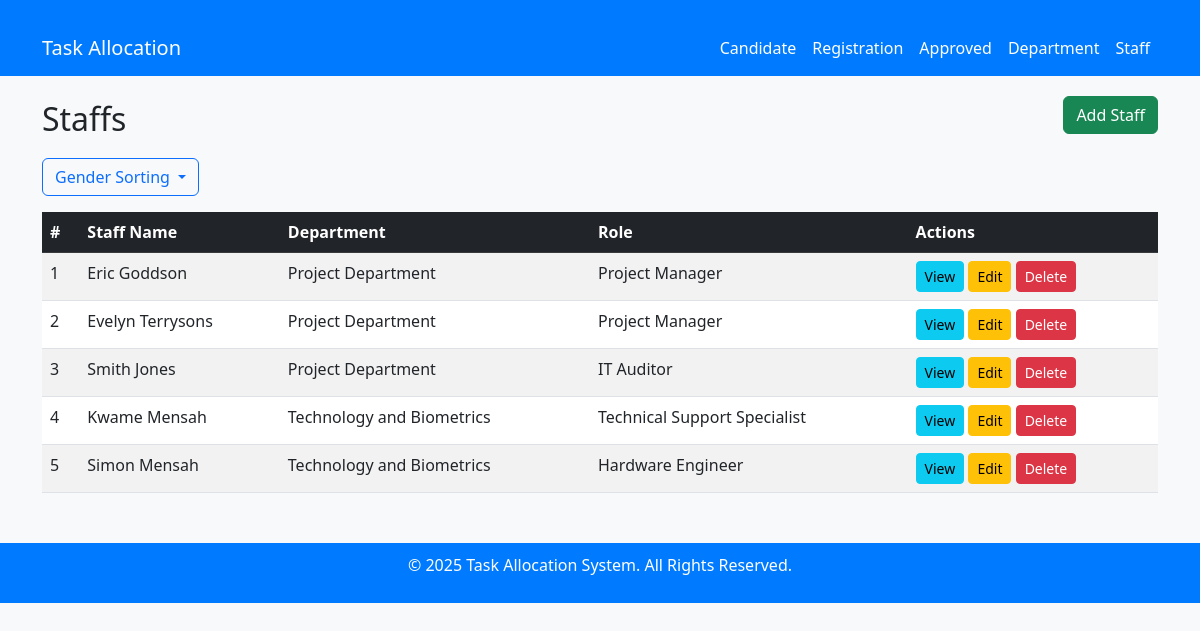
Before: /staff/ with the older database file.
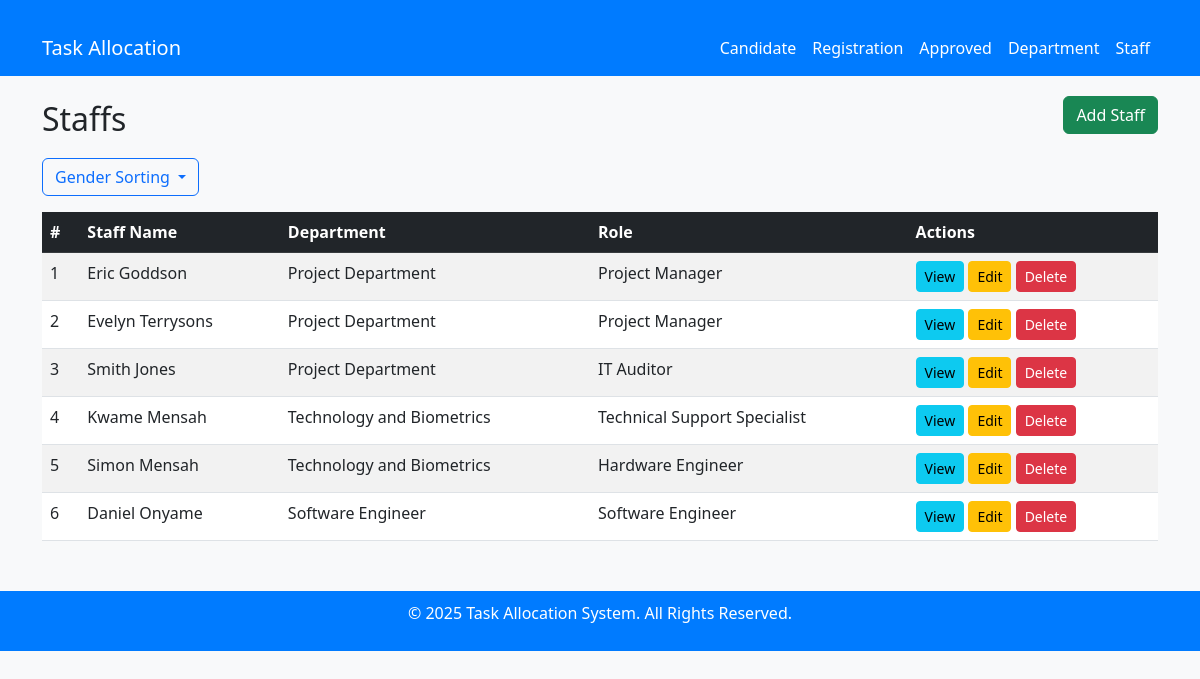
After: the same page with the newer database file.
### mainApp/models.py (models this page shows, shortened)
class Staff(models.Model):
    candidate = models.ForeignKey(Candidate, on_delete=models.CASCADE, related_name="candidate")
    departement = models.ForeignKey(Departement, on_delete=models.CASCADE, related_name='staff')
    dob = models.DateField()

class Candidate(models.Model):
    first_name = models.CharField(max_length=100)
    last_name = models.CharField(max_length=100)
    email = models.EmailField(unique=True)
    phone = models.CharField(max_length=20, blank=True, null=True)
    resume = models.FileField(upload_to="resumes/", blank=True, null=True)
    certificate = models.FileField(upload_to="certificates/", blank=True, null=True)
    GENDER_LIST = [
        ("Male" ,"Male"),
        ("Female" , "Female"),
    ]
    gender = models.CharField(max_length=50, choices=GENDER_LIST, default="Male")
    approval = models.CharField(max_length=20, default='not_approved')
    role = models.CharField(max_length=50, default='no_role')
    date_applied = models.DateTimeField(auto_now_add=True)

class Departement(models.Model):
    departement_name = models.CharField(max_length=255, blank=True, null=False)
    departement_phone = models.CharField(max_length=100, blank=True, null=True)
    departement_room_number = models.IntegerField()

### mainApp/views.py (the view)
# urls.py: path('staff/', views.staff_list, name='staff_list'),
def staff_list(request):
    staffs = Staff.objects.all()
    return render(request=request, template_name="task_allocation/staff/staff_list.html", context={'staffs': staffs})

### templates/task_allocation/staff/staff_list.html (shortened to what this page needs)
{% extends '../base.html' %} {% block title %}Staffs{% endblock %} {% block content %}
<div class="d-flex justify-content-between align-items-center">
  <h2>Staffs</h2>
  <a href="{% url 'add_staff' %}" class="btn btn-success mb-3">Add Staff</a>
</div>
<div class="dropdown open my-2">
  <a
    class="btn btn-outline-primary dropdown-toggle"
    type="button"
    id="triggerId"
    data-bs-toggle="dropdown"
    aria-haspopup="true"
    aria-expanded="false"
  >
    Gender Sorting
  </a>
</div>
<table class="table table-striped mt-3">
  <thead class="table-dark">
    <tr class="">
      <th>#</th>
      <th>Staff Name</th>
      <th>Department</th>
      <th>Role</th>
      <th>Actions</th>
    </tr>
  </thead>
  <tbody>
    {% for staff in staffs %}
    <tr>
      <td>{{ forloop.counter }}</td>
      <td>{{ staff.candidate.first_name }} {{ staff.candidate.last_name }}</td>
      <td>{{ staff.departement.departement_name }}</td>
      <td>{{ staff.candidate.role }}</td>
      <td>
        <button
          type="button"
          class="btn btn-info btn-sm"
          data-bs-toggle="modal"
          data-bs-target="#exampleModal"
          onclick="showEmployeeDetails({{ staff.id }}, {{ staff.candidate.id }})"
        >
          View
        </button>
        <a
          href="{% url 'staff_edit' staff.id staff.candidate.id %}"
          class="btn btn-warning btn-sm"
          >Edit</a
        >
        <a
          href="{% url 'delete_staff' staff.id %}"
          class="btn btn-danger btn-sm"
          onclick="return confirm('Are you sure?');"
          >Delete</a
        >
      </td>
    </tr>
    {% empty %}
    <tr>
      <td colspan="5" class="text-center">No staffs found.</td>
    </tr>
    {% endfor %}
  </tbody>
</table>
{% endblock %}

### templates/task_allocation/base.html (shortened to what this page needs)
<!DOCTYPE html>
<html lang="en">
<head>
  <link href="https://cdn.jsdelivr.net/npm/bootstrap@5.3.0/dist/css/bootstrap.min.css" rel="stylesheet" />
</head>
<body>
  <nav class="navbar navbar-expand-lg navbar-dark">
    <div class="container">
      <a class="navbar-brand" href="{% url 'home' %}">Task Allocation</a>
      <div class="collapse navbar-collapse" id="navbarNav">
        <ul class="navbar-nav ms-auto">
          <li class="nav-item">
            <a class="nav-link" href="{% url 'candidate_list' %}">Candidate</a>
          </li>
          <li class="nav-item">
            <a class="nav-link" href="{% url 'register_list' %}">Registration</a>
          </li>
          <li class="nav-item">
            <a class="nav-link" href="{% url 'approved_candidate_list' %}">Approved</a>
          </li>
          <li class="nav-item">
            <a class="nav-link" href="{% url 'departement_list' %}">Department</a>
          </li>
          <li class="nav-item">
            <a class="nav-link" href="{% url 'staff_list' %}">Staff</a>
          </li>
        </ul>
      </div>
    </div>
  </nav>
  <div class="container">{% block content %}{% endblock %}</div>
  <div class="footer">
    <p>&copy; 2025 Task Allocation System. All Rights Reserved.</p>
  </div>
</body>
</html>

### templates/task_allocation/base.html (style rules this page uses)
body { background-color: #f8f9fa; }
.navbar { background-color: #007bff; }
.navbar-brand, .nav-link { color: white !important; }
.footer { background-color: #007bff; color: white; padding: 10px; text-align: center; margin-top: 50px; }
.container { margin-top: 20px; }

Changed rows visible on the page:
added Staff: candidate.first_name "Daniel", candidate.last_name "Onyame", departement.departement_name "Software Engineer", candidate.role "Software Engineer"
